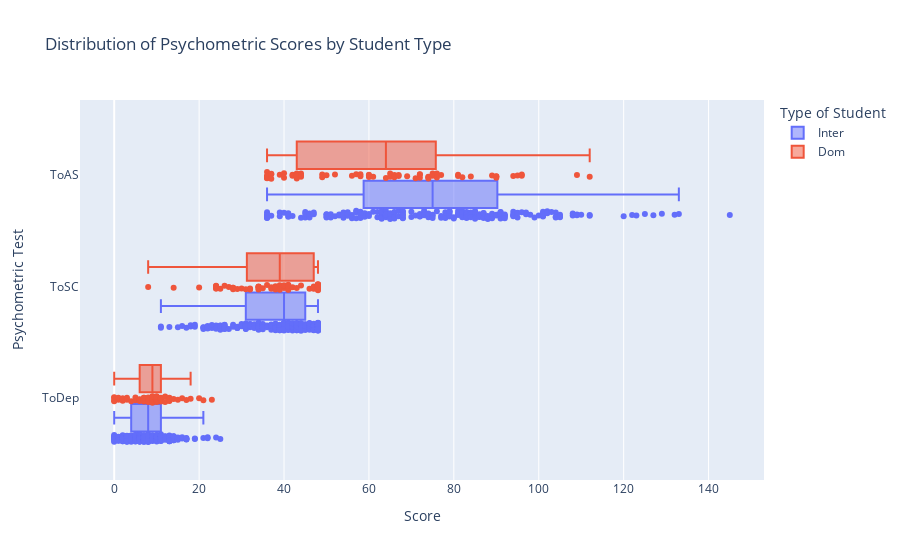

Notebook code cell kept with this figure:
### Code cell
result = _
df_all = result.DataFrame()

psycho_melted = df_all.melt(
    id_vars=["inter_dom", "Age"],
    value_vars=["ToDep", "ToSC", "ToAS"],
    var_name="Test",
    value_name="Score"
)

fig3 = px.box(
    psycho_melted,
    x="Score",
    y="Test",
    color="inter_dom",
    points="all",
    hover_data=["Age"],
    title="Distribution of Psychometric Scores by Student Type",
    labels={
        "inter_dom": "Type of Student",
        "Score": "Score",
        "Test": "Psychometric Test"
    }
)
fig3.show()

### Figure 1 — Plotly figure (JSON) as saved in the notebook; plotly's stock layout.template omitted (floating-point values rounded to 4 significant figures; data arrays with more than 128 entries replaced by an {"elided": "..."} marker saying what was removed)
{"data": [{"alignmentgroup": "True", "boxpoints": "all", "customdata": {"elided": "603x1 float values"}, "hovertemplate": "Type of Student=Inter<br>Score=%{x}<br>Psychometric Test=%{y}<br>Age=%{customdata[0]}<extra></extra>", "legendgroup": "Inter", "marker": {"color": "#636efa"}, "name": "Inter", "notched": false, "offsetgroup": "Inter", "orientation": "h", "showlegend": true, "type": "box", "x": {"elided": "603 float values"}, "x0": " ", "xaxis": "x", "y": {"elided": "603 str values"}, "y0": " ", "yaxis": "y"}, {"alignmentgroup": "True", "boxpoints": "all", "customdata": {"elided": "201x1 float values"}, "hovertemplate": "Type of Student=Dom<br>Score=%{x}<br>Psychometric Test=%{y}<br>Age=%{customdata[0]}<extra></extra>", "legendgroup": "Dom", "marker": {"color": "#EF553B"}, "name": "Dom", "notched": false, "offsetgroup": "Dom", "orientation": "h", "showlegend": true, "type": "box", "x": {"elided": "201 float values"}, "x0": " ", "xaxis": "x", "y": {"elided": "201 str values"}, "y0": " ", "yaxis": "y"}], "layout": {"boxmode": "group", "legend": {"title": {"text": "Type of Student"}, "tracegroupgap": 0}, "title": {"text": "Distribution of Psychometric Scores by Student Type"}, "xaxis": {"anchor": "y", "domain": [0, 1], "title": {"text": "Score"}}, "yaxis": {"anchor": "x", "domain": [0, 1], "title": {"text": "Psychometric Test"}}}}
